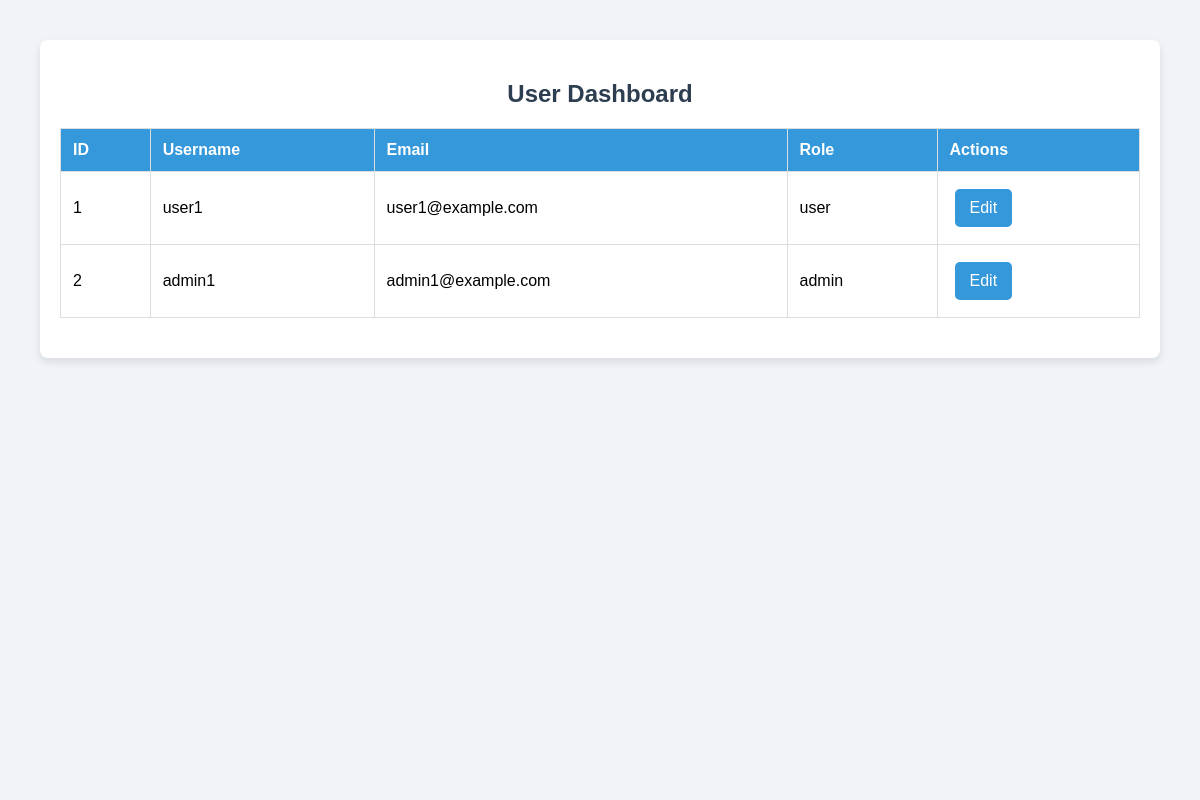
/user_dashboard.php (signed in), run on the app's committed database.
### tables this page shows
CREATE TABLE users (
    id INT AUTO_INCREMENT PRIMARY KEY,
    username VARCHAR(50) NOT NULL UNIQUE,
    password VARCHAR(255) NOT NULL,
    email VARCHAR(100) NOT NULL UNIQUE,
    role ENUM('user', 'admin') NOT NULL,
    created_at TIMESTAMP DEFAULT CURRENT_TIMESTAMP
);

### user_dashboard.php (the view, shortened to what this page needs)
<?php
include 'db_config.php';
$stmt = $conn->prepare("SELECT id, username, email, role FROM users");
$stmt->execute();
$users = $stmt->get_result()->fetch_all(MYSQLI_ASSOC);
?>
<!DOCTYPE html>
<html lang="en">
<head>
</head>
<body>
<video class="bg-video" autoplay muted loop>
        <source src="plane.mp4" type="video/mp4">
    </video>
    <div class="container">
        <h2>User Dashboard</h2>
        <table>
            <thead>
                <tr>
                    <th>ID</th>
                    <th>Username</th>
                    <th>Email</th>
                    <th>Role</th>
                    <th>Actions</th>
                </tr>
            </thead>
            <tbody>
                <?php foreach ($users as $user): ?>
                    <tr>
                        <td><?php echo htmlspecialchars($user['id']); ?></td>
                        <td><?php echo htmlspecialchars($user['username']); ?></td>
                        <td><?php echo htmlspecialchars($user['email']); ?></td>
                        <td><?php echo htmlspecialchars($user['role']); ?></td>
                        <td>
                            <button class="button" onclick="showEditForm(<?php echo $user['id']; ?>)">Edit</button>
                        </td>
                    </tr>
                <?php endforeach; ?>
            </tbody>
        </table>
    </div>
</body>
</html>

### user_dashboard.php (style rules this page uses)
body { font-family: Arial, sans-serif; background-color: #f0f4f8; margin: 0; padding: 0; }
.bg-video { position: absolute; top: 0; left: 0; width: 100%; height: 100%; object-fit: cover; z-index: -1; filter: blur(3px); }
.container { width: 90%; max-width: 1200px; margin: 40px auto; background-color: #ffffff; padding: 20px; border-radius: 8px; box-shadow: 0 4px 8px rgba(0, 0, 0, 0.1); }
h2 { text-align: center; color: #2c3e50; margin-bottom: 20px; }
table { width: 100%; border-collapse: collapse; margin-bottom: 20px; }
table, th, td { border: 1px solid #ddd; }
th, td { padding: 12px; text-align: left; }
th { background-color: #3498db; color: white; }
.button { display: inline-block; padding: 10px 15px; background-color: #3498db; color: white; text-align: center; border: none; border-radius: 5px; font-size: 16px; cursor: pointer; margin: 5px; }

### data on the page
users: id "1", username "user1", email "user1@example.com", role "user"
users: id "2", username "admin1", email "admin1@example.com", role "admin"
